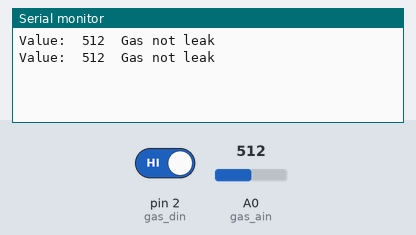
The sketch below on a simulated Arduino Uno, built with avr-gcc and run on an emulated ATmega328P. Parts: the last lines printed to the serial monitor. The test bench sets the inputs (shaded band); at power-on: pin 2 (gas_din) HIGH, A0 (gas_ain) = 512.

Above: at 1.8 s.
1.9 s: pin 2 (gas_din) driven LOW
At 2.5 s:
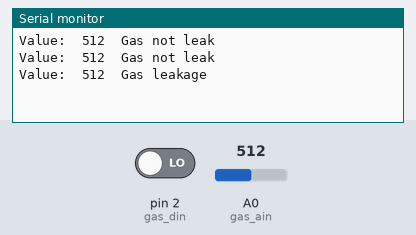
4.5 s: A0 (gas_ain) set to 716
At 5.8 s:
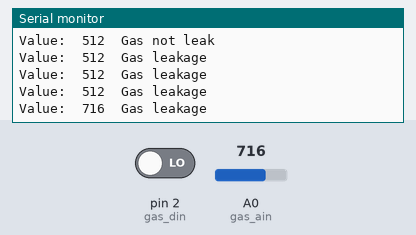
6.0 s: A0 (gas_ain) set to 900
At 6.8 s:
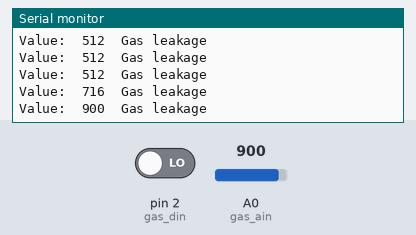
7.5 s: pin 2 (gas_din) driven HIGH
At 8.3 s:
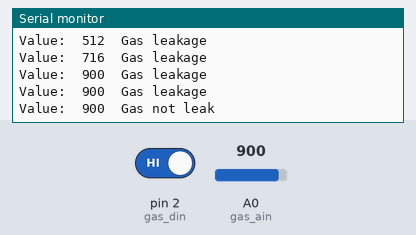
Timing chart, 0 to 10.0 s (numbered marks = the images above; inputs shaded):
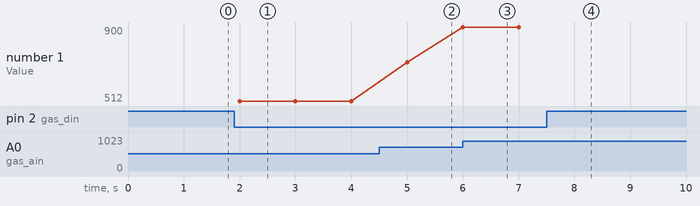

The sketch:

mq-135.ino
```cpp
/*
 * Sensor MQ-135
 * Gas
 * Analoge Messung: A0
 * Digitales Signal: D2
 *
 * Make: www.make-magazin.de
 * Florian Schäffer
 *
 * http://davidegironi.blogspot.com/2014/01/cheap-co2-meter-using-mq135-sensor-with.html
 * https://www.waveshare.com/wiki/MQ-135_Gas_Sensor
 * https://duckduckgo.com/?q=%22mq135%22+gas+sensor+filetype%3Apdf&ia=web
 * https://playground.arduino.cc/Main/MQGasSensors
 *
 */

int gas_din=2;
int gas_ain=A0;
int ad_value;
void setup()
{
  pinMode(gas_din,INPUT);
  pinMode(gas_ain,INPUT);
  Serial.begin(9600);
}
void loop()
{
  ad_value=analogRead(gas_ain);
  Serial.print("Value:\t");
  Serial.print(ad_value);
  if(digitalRead(gas_din)==LOW)
    Serial.println("\tGas leakage");
  else
    Serial.println("\tGas not leak");
  delay(1000);
}
```

Measured:
- after the input at 1.9 s, the serial monitor: prints a new line after 0.10 s (image 1)
- after the input at 4.5 s, the serial monitor: prints a new line after 0.50 s (image 2)
- after the input at 6.0 s, the serial monitor: prints a new line at once (image 3)
- after the input at 7.5 s, the serial monitor: prints a new line after 0.50 s (image 4)
- plotted number 1: 512 → 716 after the input at 4.5 s, 716 → 900 after the input at 6.0 s
